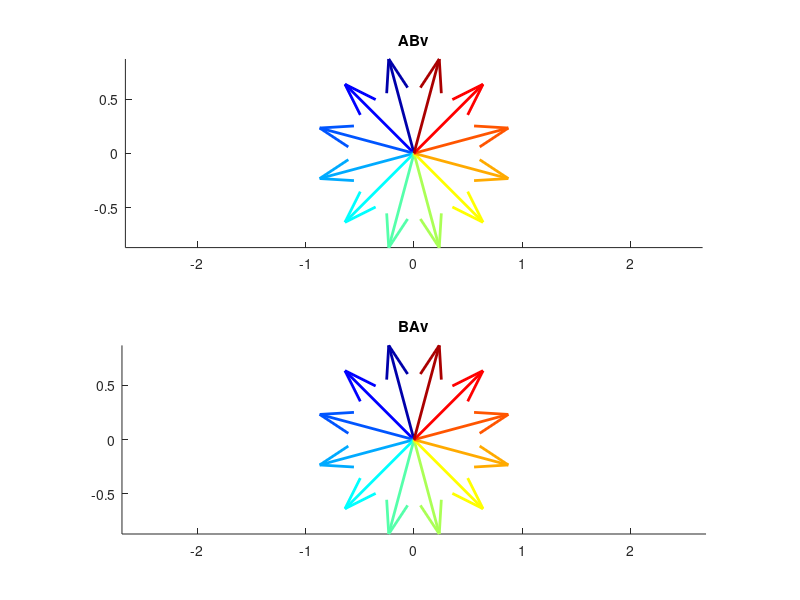

Recreate this plot in MATLAB.
% Define the number of vectors
num_vectors = 12;

% Generate the unit vectors
angle_increment = 2*pi / num_vectors;
theta = 0;
vectors = zeros(2, num_vectors);
for i = 1:num_vectors
    vectors(:,i) = [cos(theta); sin(theta)];
    theta = theta + angle_increment;
end

% Define rotation matrices
alpha = pi/4; % rotation angle for A
beta = pi/3; % rotation angle for B
A = [cos(alpha) -sin(alpha); sin(alpha) cos(alpha)];
B = [cos(beta) -sin(beta); sin(beta) cos(beta)];

% Compute ABv and BAv
ABvectors = A * B * vectors;
BAvectors = B * A * vectors;

% Define colors for each vector
colors = jet(num_vectors);

% Plot the transformed vectors
figure;
subplot(2,1,1);
hold on;
for i = 1:num_vectors
    quiver(0, 0, ABvectors(1,i), ABvectors(2,i), 'LineWidth', 2, 'Color', colors(i,:));
end
axis equal;
title('ABv');

subplot(2,1,2);
hold on;
for i = 1:num_vectors
    quiver(0, 0, BAvectors(1,i), BAvectors(2,i), 'LineWidth', 2, 'Color', colors(i,:));
end
axis equal;
title('BAv');
